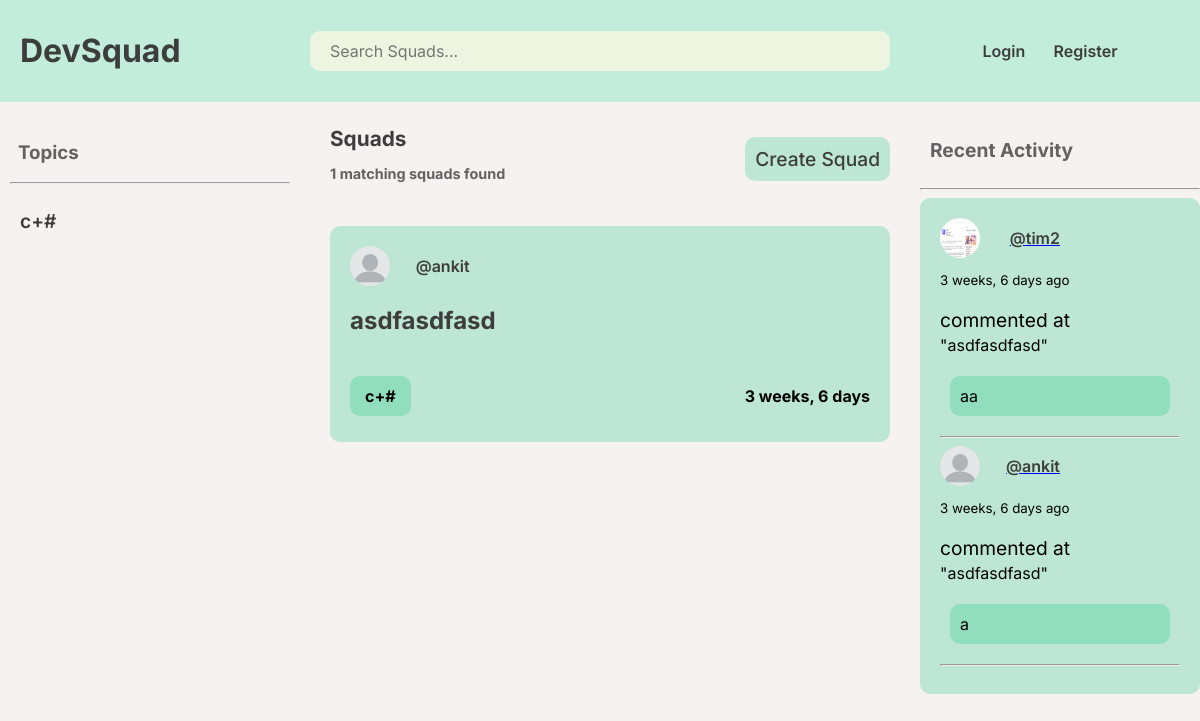
/, run on an earlier commit of the app's database.
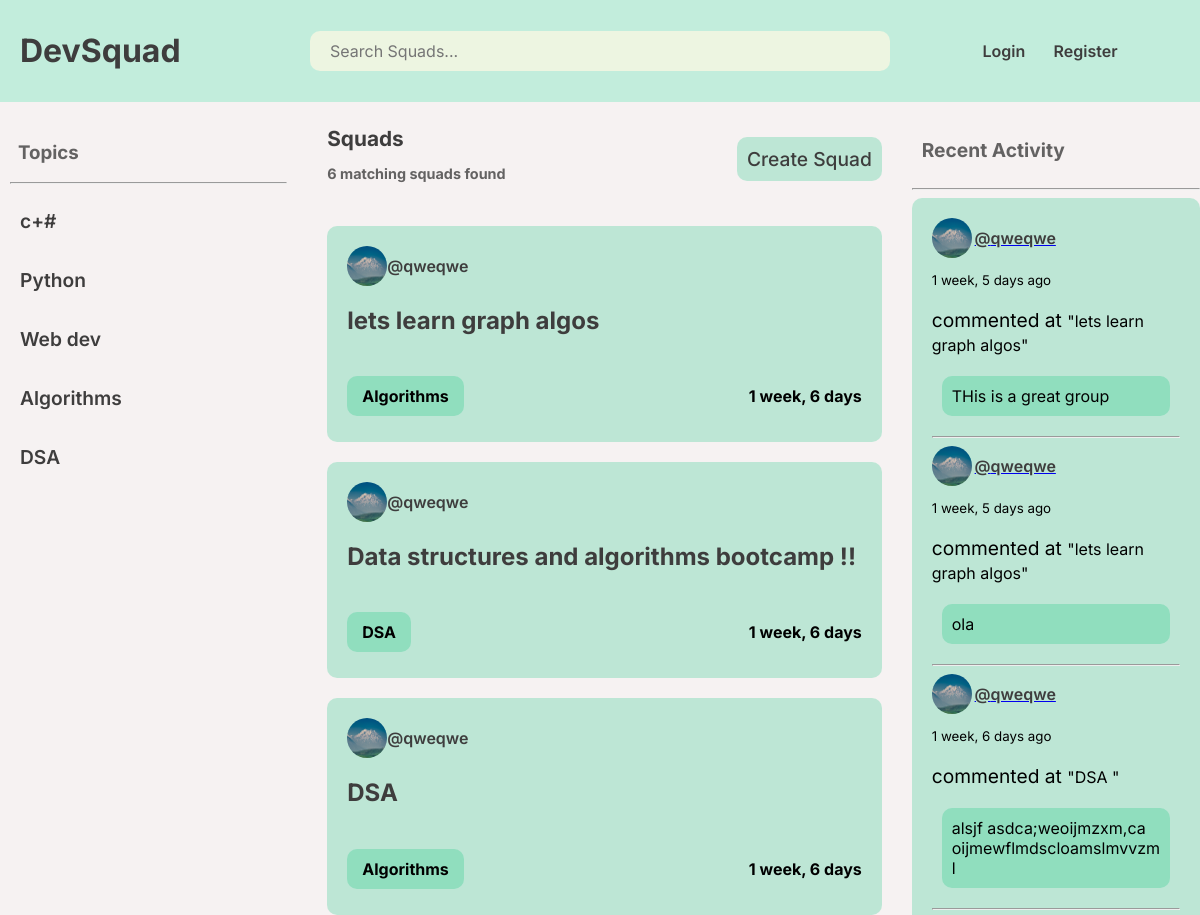
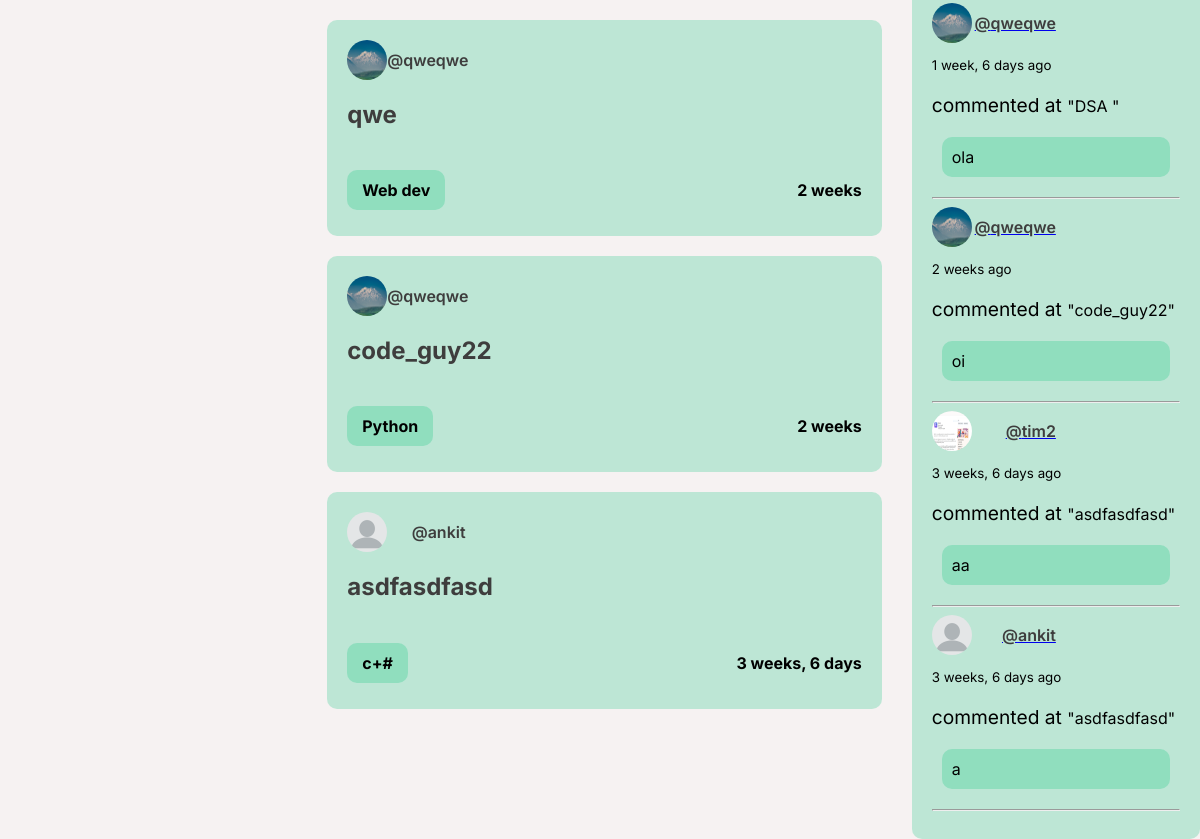
And on a later commit of the database (2 pictures, top to bottom).
### base/models.py (models this page shows, shortened)
class Topic(models.Model) :
    name = models.CharField(max_length=200)

class Squad(models.Model):
    host  = models.ForeignKey(User , on_delete = models.SET_NULL , null=True)
    topic  = models.ForeignKey(Topic , on_delete=models.SET_NULL , null=True)
    name = models.CharField(max_length=200)
    description = models.TextField(null = True , blank = True)
    squadMembers = models.ManyToManyField(User , related_name = "squadMembers" , blank = True)
    updated = models.DateTimeField(auto_now = True)
    created = models.DateTimeField(auto_now_add = True)
    class Meta:
        ordering = ['-updated' , '-created']
    def __str__(self):
        return self.name

class User(AbstractUser):
    name = models.CharField(max_length=200 , null=True , )
    email = models.EmailField(unique = True , null = True)
    bio = models.TextField(null = True)
    profilePicture = models.ImageField(null = True , default = "profile.png")
    USERNAME_FIELD = 'email'
    REQUIRED_FIELDS = []

class Message(models.Model):
    user = models.ForeignKey(User , on_delete=models.CASCADE)
    squad = models.ForeignKey(Squad , on_delete = models.CASCADE)
    body = models.TextField()
    updated = models.DateTimeField(auto_now  = True)
    created = models.DateTimeField(auto_now_add=True)
    def __str__(self):
        return self.body[0:50]

### base/views.py (the view)
# urls.py: path('', views.home, name="home"),
def home(request):
    q = request.GET.get('q') if request.GET.get('q') != None else ''
    squads = Squad.objects.filter(
        Q(topic__name__icontains=q) |
        Q(name__icontains=q) |
        Q(description__icontains=q)
    )
    topics = Topic.objects.all()
    squad_count = squads.count()
    recent_feed = Message.objects.all().order_by(
        '-created').filter(Q(squad__topic__name__icontains=q))[:10]
    context = {"squads": squads, "topics": topics,
               "squad_count": squad_count, "recent_feed": recent_feed}
    return render(request, 'base/home.html', context)

### base/templates/base/home.html
{% extends 'main.html' %} {% block content %}
<div class="home-container">
  <div class="side-bar">{% include 'base/topics-component.html' %}</div>
  <div class="squads-container">
    <div class="squad-feed-title-container">
      <div class="squad-container-1">
        <h1 class="squads-main-head">Squads</h1>
        <h5 class="squads-sub-head">{{ squad_count }} matching squads found</h5>
      </div>
      <a href="{% url 'create-squad' %}" class="link create-squad-button">
        Create Squad
      </a>
    </div>
    {% include 'base/feed-component.html' %}
  </div>
  <div class="recent-activity-container">
    {% include 'base/recent-feed-component.html' %}
  </div>
</div>
{% endblock content %}

### templates/main.html (shortened to what this page needs)
<!DOCTYPE html>
{% load static %}
<html lang="en">
  <head>
    <link rel="stylesheet" type="text/css" href="{% static 'styles/main.css' %}"  />
  </head>
  <body>
    {% include 'navbar.html' %}
    <div class="block-content">
    {% block content %}{% endblock %}
  </div>
  </body>
</html>

### templates/navbar.html (shortened to what this page needs)
<!-- {% load static %}
<link rel="stylesheet" type="text/css" href="{% static 'styles/main.css' %}" /> -->
<div class="navabar-wrapper">
  <div class="navbar">
    <a href="/" class="logo">
      <h1>DevSquad</h1>
    </a>
    <form method="GET" action="{% url 'home' %}" class="search-bar">
      <input
        type="text"
        name="q"
        placeholder="Search Squads... "
        class="search-bar-input"
      />
    </form>
    <div class="profile-info">
      {% if request.user.is_authenticated %}
      <a class="profile-pic link" href="{% url 'profile' request.user.id %}">
        <img
          height="50"
          src="{{ user.profilePicture.url }}"
          class="profile-pic-image"
        />
        <p>{{ request.user.username }}</p>
      </a>
      <div class="profile-action">
        <a href="{% url 'logout' %}" class="link">Logout</a>
        <a href="{% url 'update-profile' %}" class="link">Edit Profile</a>
      </div>
      {% else %}
      <div class="profile-action">
        <a href="{% url 'login' %}" class="link">Login</a>
        <a href="{% url 'register' %}" class="link"> Register</a>
      </div>
      {% endif %}
    </div>
  </div>
</div>

### base/templates/base/topics-component.html
<h3 class="topics-head">Topics</h3>
<hr />
<div>
  {% for topic in topics %}
  <div class="single-topic">
    <a href=" {% url 'home'  %}?q={{topic.name}} " class="link"
      >{{ topic.name }}</a
    >
  </div>
  {% endfor %}
</div>

### base/templates/base/feed-component.html (shortened to what this page needs)
<div class="">
  {% for squad in squads %}
  <div class="squad-feed-container">
    <div class="squad-feed-container-1">
      <div class="squad-feed-container-11">
        <img
          height="50"
          src="{{ squad.host.profilePicture.url }}"
          class="profile-pic-image"
        />
        <a href="{% url 'profile' squad.host.id %}" class="link"
          >@{{squad.host.username}}</a
        >
      </div>
    </div>
    <a href="{% url 'squad' squad.id %}" class="link">
      <h2 id="squad-name">{{ squad.name }}</h2>
    </a>
    <div class="squad-bottom-container">
      <h4 class="topic-tag">{{ squad.topic.name }}</h4>
      <h4>{{squad.created|timesince }}</h4>
    </div>
  </div>
  {% endfor %}
</div>

### base/templates/base/recent-feed-component.html (shortened to what this page needs)
<h2 class="feed-header">Recent Activity</h2>
<hr />
<div class="recent-feeds-container">
  {% for feed in recent_feed %}
  <div class="feed-profile-info">
    <a href="{% url 'profile' feed.user.id %}" class="feed-info-sub">
      <img
        height="50"
        src="{{ feed.user.profilePicture.url }}"
        class="profile-pic-image"
      />
      <div class="link">@{{ feed.user.username }}</div>
    </a>
    <small>{{ feed.created|timesince }} ago</small>
  </div>
  <small class="container-2"
    >commented at
    <a class="single-feed" href="{% url 'squad' feed.squad.id %}">
      <small>"{{ feed.squad }}"</small>
    </a>
  </small>
  <p class="comment-brief">
    {{ feed }}
  </p>
  <hr />
  {% endfor %}
</div>

### static/styles/main.css (style rules this page uses)
:root { --primary-color : rgba(133, 220, 186 , 0.5); --secondary-color : #edf5e1 ; --background-color : rgb(246, 242, 242); --text-color : rgb(62, 61, 61) ; --text-color-light : rgba(62, 61, 61 , 0.8); }
* { font-family: 'Inter', sans-serif; }
body { background-color:var(--background-color); margin: 0; height: 100%; width: 100%; }
.navbar { display : flex ; width: 100%; justify-content: space-between; background-color: var(--primary-color); padding: 10px 0px; }
.logo { width : 25%; display: flex; align-items: center; }
.logo h1 { margin-left : 20px; color : var(--text-color); text-decoration: none; }
.logo { text-decoration: none; }
.search-bar { width : 50%; display: flex; justify-content: center; align-items: center; color : var(--text-color); }
.search-bar-input { width : 90%; padding: 10px 20px; font-size: 1rem; outline:none; border:none; border-radius:10px ; background-color: var(--secondary-color); }
.profile-info { width : 25%; display: flex; flex-direction: column; justify-content:center; align-items: center; padding: 5px 0px; }
.profile-pic-image { height : 2.5rem; width: 2.5rem; border-radius: 50%; }
.profile-action { display : flex ; width:45%; justify-content : space-between ; align-items : center; color : var(--text-color); }
.link { text-decoration: none; color: var(--text-color); font-weight: 600; }
.single-topic { font-weight: 500; font-size: 1.2rem; border-radius: 10px; }
.topics-head { color : var(--text-color-light); margin-left: 8px; }
.home-container { display: flex; width: 100%; max-width: 1400px; margin: auto; }
.side-bar { width: 25%; padding: 10px; }
.single-topic { padding: 10px; margin-top: 15px; }
.squads-container { width: 50%; padding:0px 30px; }
.recent-activity-container { width: 25%; }
.single-feed { color: black; text-decoration: none; }
.squads-main-head { color : var(--text-color); font-size : 1.3rem; }
.squads-sub-head { color : var(--text-color-light); font-size : 0.9rem; margin-top:0 }
.squad-feed-title-container { display: flex; justify-content: space-between; align-items: center; }
.create-squad-button { background-color: var(--primary-color); padding : 10px; border-radius: 10px; color : var(--text-color); font-size : 1.2rem; font-weight: 500; }
.squad-feed-container { background-color: var(--primary-color); border-radius : 10px; padding : 20px 20px; padding-bottom: 5px; max-width:590px; margin:20px auto; }
.squad-feed-container-1 { display: flex; justify-content: space-between; }
.squad-feed-container-11 { width: 23%; display: flex; justify-content: space-between; align-items: center; }
.topic-tag { background-color: rgba(133, 220, 186 , 0.8); width: fit-content; border-radius: 10px; padding:10px 15px; }
.feed-profile-info { display : flex ; }

### templates/navbar.html (style rules this page uses)
.navabar-wrapper { position: sticky; top: 0; z-index: 100; background-color: white; }

### base/templates/base/feed-component.html (style rules this page uses)
.squad-bottom-container { display: flex; width: 100%; justify-content: space-between; align-items: center; }

### base/templates/base/recent-feed-component.html (style rules this page uses)
.feed-profile-info { display: flex; flex-direction: column; justify-content: space-between; margin-bottom: 20px; min-height: 70px; }
.container-2 { font-size: 1.2rem; font-weight: 400px; margin-top: 20px; }
.feed-info-sub { display: flex; justify-content: space-between; align-items: center; width: 50%; }
.comment-brief { padding: 10px; background-color: rgba(133, 220, 186, 0.8); margin-top: 20px; margin: 20px 10px; border-radius: 10px; }
.recent-feeds-container { background-color: rgba(133, 220, 186, 0.5); padding: 20px; border-radius: 10px; }
.feed-header { color: rgba(62, 61, 61, 0.8); font-size: 1.2rem; padding: 10px; }

### templates/main.html (style rules this page uses)
.block-content { margin-top:10px; }

What changed in the data, as far as the page shows it:
added Topic: name "Python"
added Topic: name "Web dev"
added Topic: name "Algorithms"
added Topic: name "DSA"
added Squad: host.profilePicture (picture), host.username "qweqwe", name "lets learn graph algos", topic.name "Algorithms", created "1 week, 6 days"
added Squad: host.profilePicture (picture), host.username "qweqwe", name "Data structures and algorithms bootcamp !!", topic.name "DSA", created "1 week, 6 days"
added Squad: host.profilePicture (picture), host.username "qweqwe", name "DSA", topic.name "Algorithms", created "1 week, 6 days"
added Squad: host.profilePicture (picture), host.username "qweqwe", name "qwe", topic.name "Web dev", created "2 weeks"
added Squad: host.profilePicture (picture), host.username "qweqwe", name "code_guy22", topic.name "Python", created "2 weeks"
added Message: user.profilePicture (picture), user.username "qweqwe", created "1 week, 5 days", squad "lets learn graph algos", body "THis is a great group"
added Message: user.profilePicture (picture), user.username "qweqwe", created "1 week, 5 days", squad "lets learn graph algos", body "ola"
added Message: user.profilePicture (picture), user.username "qweqwe", created "1 week, 6 days", squad "DSA", body "alsjf asdca;weoijmzxm,ca oijmewflmdscloamslmvvzm l"
added Message: user.profilePicture (picture), user.username "qweqwe", created "1 week, 6 days", squad "DSA", body "ola"
added Message: user.profilePicture (picture), user.username "qweqwe", created "2 weeks", squad "code_guy22", body "oi"
Also different on the page:
{{ squad_count }}: "1" → "6"
